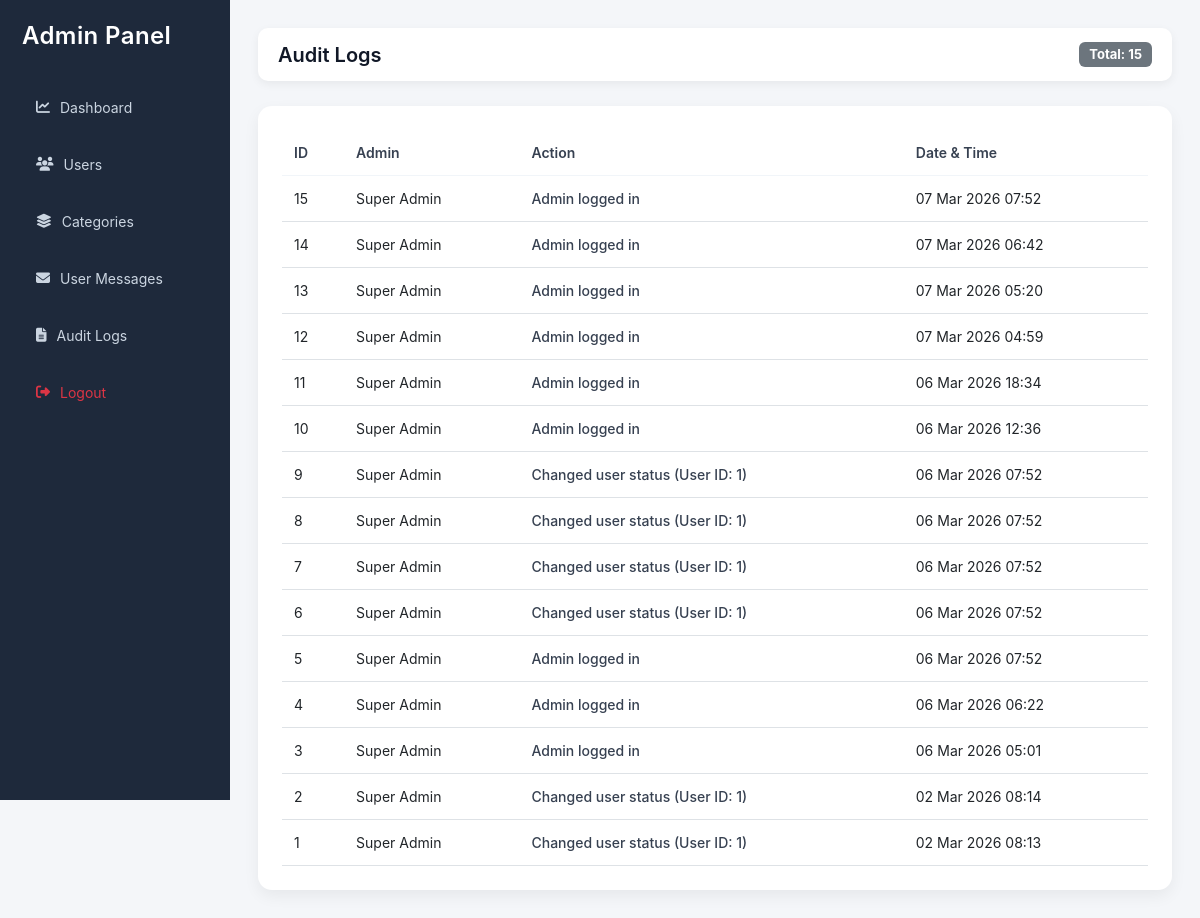
Screenshot of /admin/logs.php (signed in) with the database file from the repository.
### tables this page shows
CREATE TABLE IF NOT EXISTS `admin_logs` (
  `id` int NOT NULL AUTO_INCREMENT,
  `admin_id` int DEFAULT NULL,
  `action` varchar(255) DEFAULT NULL,
  `created_at` timestamp NULL DEFAULT CURRENT_TIMESTAMP,
  PRIMARY KEY (`id`)
);

### admin/logs.php (the view, shortened to what this page needs)
<?php
include "../config/database.php";
$query = "
SELECT admin_logs.*, admins.name
FROM admin_logs
JOIN admins ON admin_logs.admin_id = admins.id
ORDER BY admin_logs.created_at DESC
";
$result = mysqli_query($conn,$query);
?>
<!DOCTYPE html>
<html>
<head>
<link href="https://cdn.jsdelivr.net/npm/bootstrap@5.3.0/dist/css/bootstrap.min.css" rel="stylesheet">
<link rel="stylesheet" href="https://cdnjs.cloudflare.com/ajax/libs/font-awesome/6.5.0/css/all.min.css">
</head>
<body>
<div class="main-container">
<div class="sidebar">
<h4>Admin Panel</h4>
<a href="dashboard.php"><i class="fa-solid fa-chart-line"></i> Dashboard</a>
<a href="users.php"><i class="fa-solid fa-users"></i> Users</a>
<a href="categories.php"><i class="fa-solid fa-layer-group"></i> Categories</a>
<a href="messages.php">
<i class="fa-solid fa-envelope"></i> User Messages
</a>
<a href="logs.php"><i class="fa-solid fa-file-lines"></i> Audit Logs</a>
<a href="logout.php" class="text-danger">
<i class="fa-solid fa-right-from-bracket"></i> Logout
</a>
</div>
<div class="content">
<div class="topbar">
<h5>Audit Logs</h5>
<span class="badge bg-secondary">
Total: <?php echo mysqli_num_rows($result); ?>
</span>
</div>
<div class="card p-4">
<div class="table-responsive">
<table class="table table-hover">
<thead>
<tr>
<th>ID</th>
<th>Admin</th>
<th>Action</th>
<th>Date & Time</th>
</tr>
</thead>
<tbody>
<?php if(mysqli_num_rows($result) > 0){ ?>
<?php while($row = mysqli_fetch_assoc($result)){ ?>
<tr>
<td><?php echo $row['id']; ?></td>
<td><?php echo htmlspecialchars($row['name']); ?></td>
<td><?php echo htmlspecialchars($row['action']); ?></td>
<td><?php echo date("d M Y H:i",strtotime($row['created_at'])); ?></td>
</tr>
<?php } ?>
<?php } ?>
</tbody>
</table>
</div>
</div>
</div>
</div>
</body>
</html>

### admin/logs.php (style rules this page uses)
body { margin:0; background:#f4f6f9; font-family:'Inter','Segoe UI',sans-serif; color:#111827; }
.main-container { display:flex; min-height:100vh; }
.sidebar { width:230px; height:100vh; background:#1e293b; color:white; padding:22px; position:fixed; left:0; top:0; display:flex; flex-direction:column; }
.sidebar h4 { margin-bottom:28px; font-weight:600; letter-spacing:0.4px; }
.sidebar a { display:flex; align-items:center; gap:10px; color:#cbd5e1; padding:12px 14px; margin:6px 0; text-decoration:none; border-radius:8px; font-size:14px; transition:all 0.25s ease; }
.content { margin-left:230px; width:calc(100% - 230px); padding:28px; }
.topbar { background:white; padding:14px 20px; border-radius:10px; display:flex; justify-content:space-between; align-items:center; box-shadow:0 3px 10px rgba(0,0,0,0.06); margin-bottom:25px; }
.topbar h5 { margin:0; font-weight:600; }
.topbar .badge { font-size:13px; padding:6px 10px; border-radius:6px; }
.card { border:none; border-radius:14px; box-shadow:0 6px 16px rgba(0,0,0,0.06); background:white; }
.table { margin-bottom:0; font-size:14px; }
.table thead { background:#f1f5f9; }
.table th { font-weight:600; color:#374151; border:none; padding:12px; }
.table td { vertical-align:middle; border-top:1px solid #f1f5f9; padding:12px; }
.table td:nth-child(3) { color:#374151; font-weight:500; }

### rows the page displays
admin_logs: id "15", admin.name "Super Admin", action "Admin logged in", created_at "07 Mar 2026 07:52"
admin_logs: id "14", admin.name "Super Admin", action "Admin logged in", created_at "07 Mar 2026 06:42"
admin_logs: id "13", admin.name "Super Admin", action "Admin logged in", created_at "07 Mar 2026 05:20"
admin_logs: id "12", admin.name "Super Admin", action "Admin logged in", created_at "07 Mar 2026 04:59"
admin_logs: id "11", admin.name "Super Admin", action "Admin logged in", created_at "06 Mar 2026 18:34"
admin_logs: id "10", admin.name "Super Admin", action "Admin logged in", created_at "06 Mar 2026 12:36"
admin_logs: id "9", admin.name "Super Admin", action "Changed user status (User ID: 1)", created_at "06 Mar 2026 07:52"
admin_logs: id "8", admin.name "Super Admin", action "Changed user status (User ID: 1)", created_at "06 Mar 2026 07:52"
admin_logs: id "7", admin.name "Super Admin", action "Changed user status (User ID: 1)", created_at "06 Mar 2026 07:52"
admin_logs: id "6", admin.name "Super Admin", action "Changed user status (User ID: 1)", created_at "06 Mar 2026 07:52"
admin_logs: id "5", admin.name "Super Admin", action "Admin logged in", created_at "06 Mar 2026 07:52"
admin_logs: id "4", admin.name "Super Admin", action "Admin logged in", created_at "06 Mar 2026 06:22"
admin_logs: id "3", admin.name "Super Admin", action "Admin logged in", created_at "06 Mar 2026 05:01"
admin_logs: id "2", admin.name "Super Admin", action "Changed user status (User ID: 1)", created_at "02 Mar 2026 08:14"
admin_logs: id "1", admin.name "Super Admin", action "Changed user status (User ID: 1)", created_at "02 Mar 2026 08:13"

### other values shown
mysqli_num_rows($result) "15"
